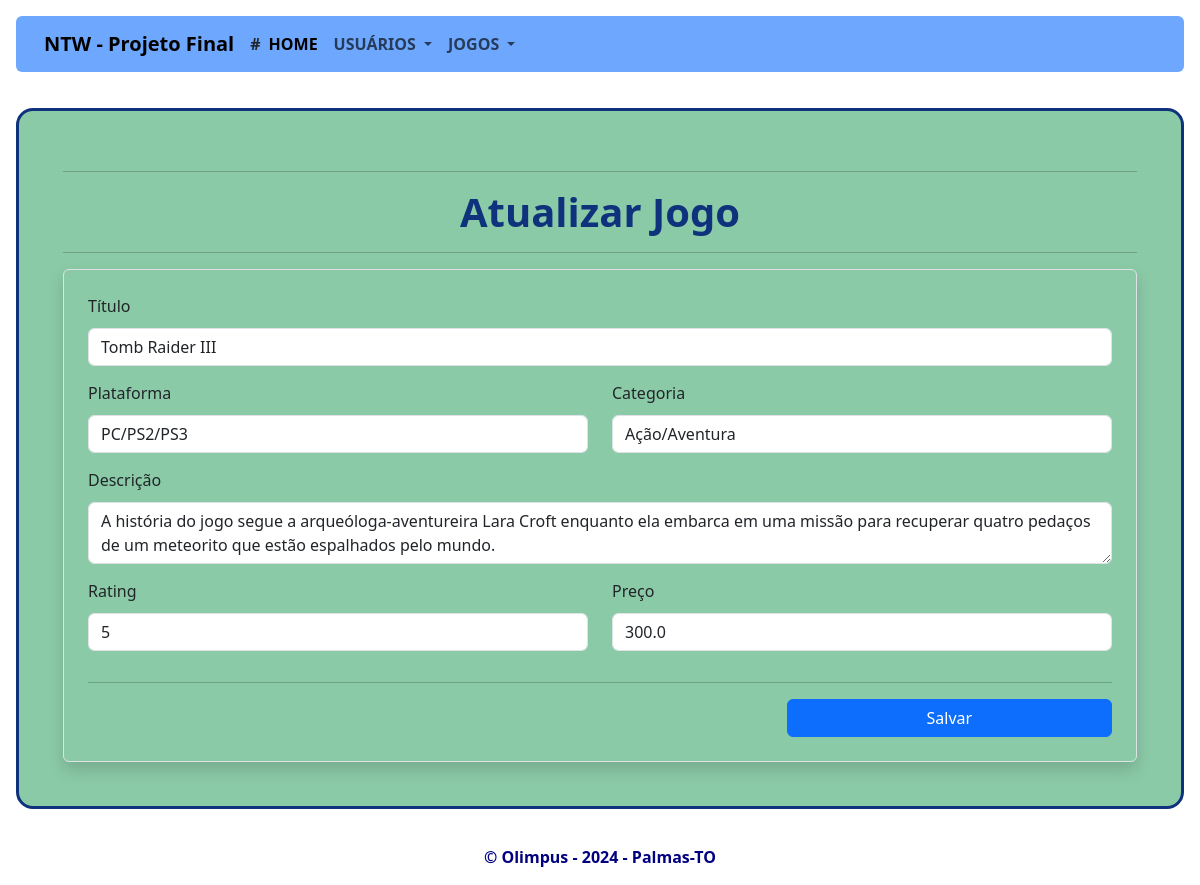
The page /jogo/1 on the database its author committed.
### jogoteca/models.py (models this page shows, shortened)
class Game(db.Model):
    id = db.Column(db.Integer, primary_key=True, autoincrement=True)
    title = db.Column(db.String(26), unique=True, nullable=False)
    platform = db.Column(db.String(17), nullable=False)
    category = db.Column(db.String(17), nullable=False)
    description = db.Column(db.Text, nullable=False)
    rating = db.Column(db.Integer, nullable=True)
    price = db.Column(db.Float(8), nullable=False)

### jogoteca/views.py (the view)
@app.route('/jogo/<int:id>', methods=['GET', 'POST'])
def editaAtualizaJogo(id):
    jogo = Game.query.get_or_404(id)
    form = JogoForm(obj=jogo, jogo_id=id)  # Passa o ID do jogo ao formulário
    if form.validate_on_submit():
        form.save(jogo)
        return redirect(url_for('listaJogos'))
    return render_template('/jogos/edita_jogo.html', form=form, jogo=jogo)

### jogoteca/forms.py (shortened to what this page needs)
class JogoForm(FlaskForm):
    title = StringField('Título', validators=[DataRequired()])
    platform = StringField('Plataforma', validators=[DataRequired()])
    category = StringField('Categoria', validators=[DataRequired()])
    description = TextAreaField('Descrição', validators=[DataRequired()])
    rating = StringField('Rating', validators=[DataRequired()])
    price = StringField('Preço', validators=[DataRequired()])
    submit = SubmitField('Salvar')
    def __init__(self, *args, **kwargs):
        super(JogoForm, self).__init__(*args, **kwargs)
        self.jogo_id = kwargs.get('jogo_id', None)

### jogoteca/templates/jogos/edita_jogo.html (shortened to what this page needs)
{% extends 'base.html' %}
{% block content %}
    <div class="cadastros">
        <div class="col-md-12 justify-content-center form-auth">
            <div class="container-form">
                <hr>
                <h1 class="text-logo">Atualizar Jogo</h1>
                <hr>
                <form class="form mt-2 p-4 align-left border shadow rounded" method="post">
                    <div class="row">
                        <div class="col">
                            {{ form.title.label }}
                            {{ form.title(class='form-control') }}
                        </div>
                    </div>
                    <div class="row">
                        <div class="col">
                            {{ form.platform.label }}
                            {{ form.platform(class='form-control') }}
                        </div>
                        <div class="col">
                            {{ form.category.label }}
                            {{ form.category(class='form-control') }}
                        </div>
                    </div>
                    <div class="row">
                        <div class="col">
                            {{ form.description.label }}
                            {{ form.description(class='form-control') }}
                        </div>
                    </div>
                    <div class="row">
                        <div class="col">
                            {{ form.rating.label }}
                            {{ form.rating(class='form-control') }}
                        </div>
                        <div class="col">
                            {{ form.price.label }}
                            {{ form.price(class='form-control') }}
                        </div>
                    </div>
                    <hr>
                    <div class="row justify-content-end">
                        <div class="col-4">
                            {{ form.submit(class='btn btn-primary col-12') }}
                        </div>
                    </div>
                </form>
            </div>
        </div>
    </div>
{% endblock %}

### jogoteca/static/css/base.css (style rules this page uses)
html, body { height: 100%; margin: 0; padding: 0; }
body { display: flex; flex-direction: column; background: url("../img/abg.jpeg") center center no-repeat; background-size: cover; height: 100vh; }

### jogoteca/static/css/cadastros.css (style rules this page uses)
.form-auth { padding: 20px 0; }
.text-logo { color: rgb(15, 50, 124); font-weight: 800; text-align: center; }
.container-form { margin: 1em auto; background-color: rgba(111, 189, 145, 0.8); border: 3px solid #0f327c; padding: 44px; border-radius: 17px; }
.form-control { background-color: ivory; font-size: 18px; color: darkblue; border: 1px solid #0a53be; border-radius: 5px; margin-bottom: 15px; margin-top: 10px; }
.btn-primary { background-color: rgb(15, 50, 124); border-color: rgb(15, 50, 124); font-size: 18px; font-weight: bold; padding: 10px; cursor: pointer; }
.cadastros { height: 100vh; display: flex; justify-content: center; align-items: center; }
.cadastros::before { content: ''; background-image: url("../img/bgAdo1.jpeg"); background-size: cover; background-repeat: no-repeat; background-position: center; width: 80vw; height: 80vh; display: block; }

### rows shown on the page
Game: title "Tomb Raider III", platform "PC/PS2/PS3", category "Ação/Aventura", description "A história do jogo segue a arqueóloga-aventureira Lara Croft enquanto ela embarca em uma missão para recuperar quatro pedaços de um meteorito que estão espalhados pelo mundo.", rating "5", price "300.0"
